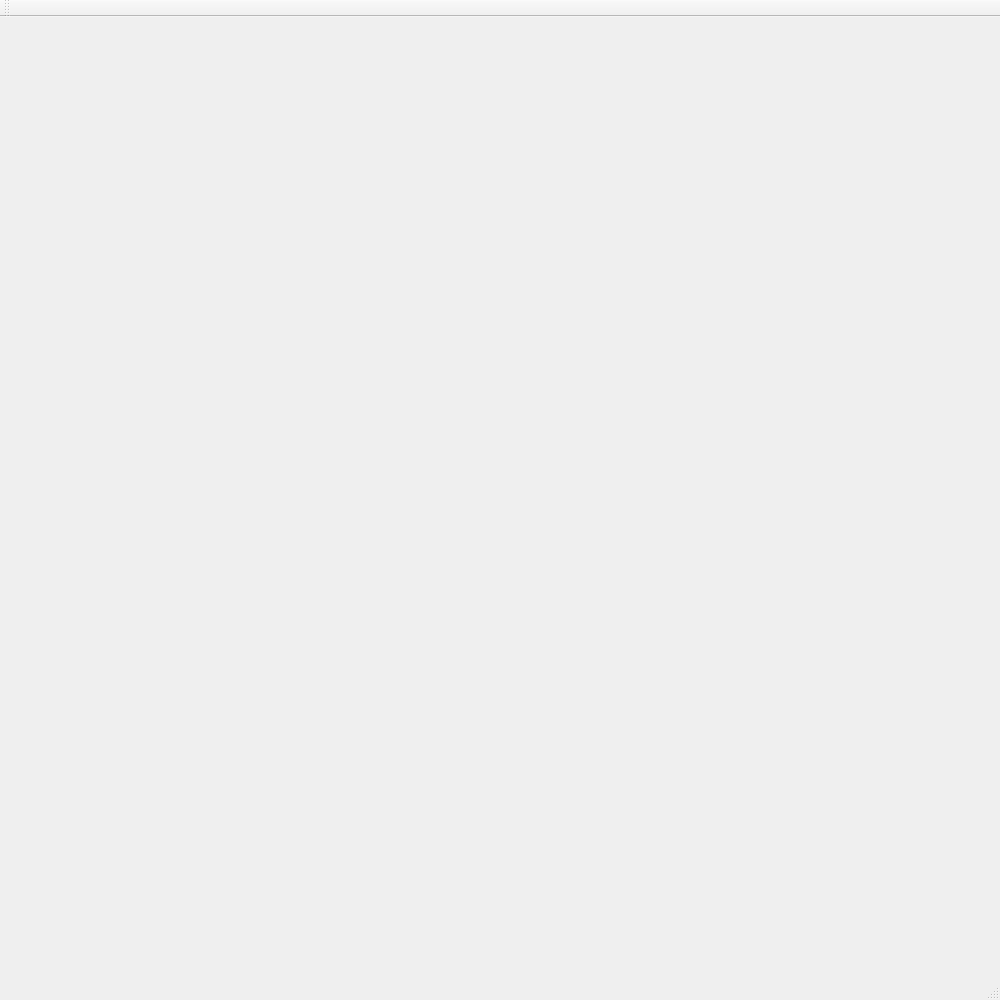
<?xml version="1.0" encoding="UTF-8"?>
<ui version="4.0">
 <class>MainWindow</class>
 <widget class="QMainWindow" name="MainWindow">
  <property name="geometry">
   <rect>
    <x>0</x>
    <y>0</y>
    <width>1000</width>
    <height>1000</height>
   </rect>
  </property>
  <property name="windowTitle">
   <string>RST DIsplay</string>
  </property>
  <widget class="QWidget" name="centralWidget"/>
  <widget class="QMenuBar" name="menuBar">
   <property name="geometry">
    <rect>
     <x>0</x>
     <y>0</y>
     <width>1000</width>
     <height>21</height>
    </rect>
   </property>
  </widget>
  <widget class="QToolBar" name="mainToolBar">
   <attribute name="toolBarArea">
    <enum>TopToolBarArea</enum>
   </attribute>
   <attribute name="toolBarBreak">
    <bool>false</bool>
   </attribute>
  </widget>
  <widget class="QStatusBar" name="statusBar"/>
 </widget>
 <layoutdefault spacing="6" margin="11"/>
 <resources/>
 <connections/>
</ui>
